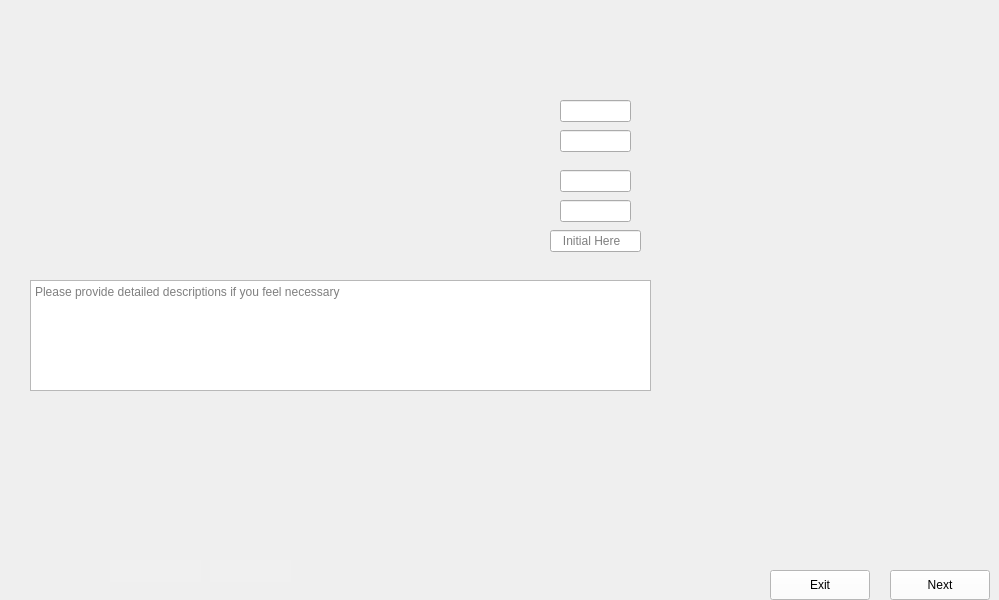
      <widget class="QWidget" name="Fill_First_Pillars_3">
       <property name="maximumSize">
        <size>
         <width>1024</width>
         <height>600</height>
        </size>
       </property>
       <property name="styleSheet">
        <string notr="true">border-image: url(:/images/images/Fill_First_Pillars_3.png);</string>
       </property>
       <widget class="QLineEdit" name="Fill_First_Pillars_3_Data1">
        <property name="geometry">
         <rect>
          <x>560</x>
          <y>100</y>
          <width>71</width>
          <height>22</height>
         </rect>
        </property>
        <property name="styleSheet">
         <string notr="true">border-image:None;</string>
        </property>
       </widget>
       <widget class="QLineEdit" name="Fill_First_Pillars_3_Data2">
        <property name="geometry">
         <rect>
          <x>560</x>
          <y>130</y>
          <width>71</width>
          <height>22</height>
         </rect>
        </property>
        <property name="styleSheet">
         <string notr="true">border-image:None;</string>
        </property>
       </widget>
       <widget class="QLineEdit" name="Fill_First_Pillars_3_Data3">
        <property name="geometry">
         <rect>
          <x>560</x>
          <y>170</y>
          <width>71</width>
          <height>22</height>
         </rect>
        </property>
        <property name="styleSheet">
         <string notr="true">border-image:None;</string>
        </property>
       </widget>
       <widget class="QLineEdit" name="Fill_First_Pillars_3_Data4">
        <property name="geometry">
         <rect>
          <x>560</x>
          <y>200</y>
          <width>71</width>
          <height>22</height>
         </rect>
        </property>
        <property name="styleSheet">
         <string notr="true">border-image:None;</string>
        </property>
       </widget>
       <widget class="QLineEdit" name="Fill_First_Pillars_3_Data0">
        <property name="geometry">
         <rect>
          <x>550</x>
          <y>230</y>
          <width>91</width>
          <height>22</height>
         </rect>
        </property>
        <property name="styleSheet">
         <string notr="true">border-image:None;</string>
        </property>
        <property name="placeholderText">
         <string>   Initial Here</string>
        </property>
       </widget>
       <widget class="QTextEdit" name="Fill_First_Pillars_3_Comments">
        <property name="geometry">
         <rect>
          <x>30</x>
          <y>280</y>
          <width>621</width>
          <height>111</height>
         </rect>
        </property>
        <property name="styleSheet">
         <string notr="true">border-image:None;</string>
        </property>
        <property name="placeholderText">
         <string>Please provide detailed descriptions if you feel necessary </string>
        </property>
       </widget>
       <widget class="QLineEdit" name="Fill_First_Pillars_3_Initials">
        <property name="geometry">
         <rect>
          <x>210</x>
          <y>560</y>
          <width>81</width>
          <height>22</height>
         </rect>
        </property>
        <property name="styleSheet">
         <string notr="true">QLineEdit{
background-color: rgb(240, 240, 240);
border: none;
border-image:None;
}</string>
        </property>
       </widget>
       <widget class="QLineEdit" name="Fill_First_Pillars_3_Dates">
        <property name="geometry">
         <rect>
          <x>110</x>
          <y>560</y>
          <width>91</width>
          <height>22</height>
         </rect>
        </property>
        <property name="styleSheet">
         <string notr="true">QLineEdit{
background-color: rgb(240, 240, 240);
border: none;
border-image:None;
}</string>
        </property>
       </widget>
       <widget class="QPushButton" name="Fill_First_Pillars_3_Next">
        <property name="geometry">
         <rect>
          <x>890</x>
          <y>570</y>
          <width>100</width>
          <height>30</height>
         </rect>
        </property>
        <property name="styleSheet">
         <string notr="true">QPushButton{
background-color: rgb(255, 255, 255);
height: 35px;
border-image:None;
}
QPushButton::hover{
background-color: rgb(0, 0, 255);
}
QPushButton:pressed{
padding-top:7px;
padding-top:7px;
}</string>
        </property>
        <property name="text">
         <string>Next</string>
        </property>
       </widget>
       <widget class="QPushButton" name="Fill_First_Pillars_3_Back">
        <property name="geometry">
         <rect>
          <x>770</x>
          <y>570</y>
          <width>100</width>
          <height>30</height>
         </rect>
        </property>
        <property name="styleSheet">
         <string notr="true">QPushButton{
background-color: rgb(255, 255, 255);
height: 35px;
border-image:None;
}
QPushButton::hover{
background-color: rgb(0, 0, 255);
}
QPushButton:pressed{
padding-top:7px;
padding-top:7px;
}</string>
        </property>
        <property name="text">
         <string>Exit</string>
        </property>
       </widget>
      </widget>
